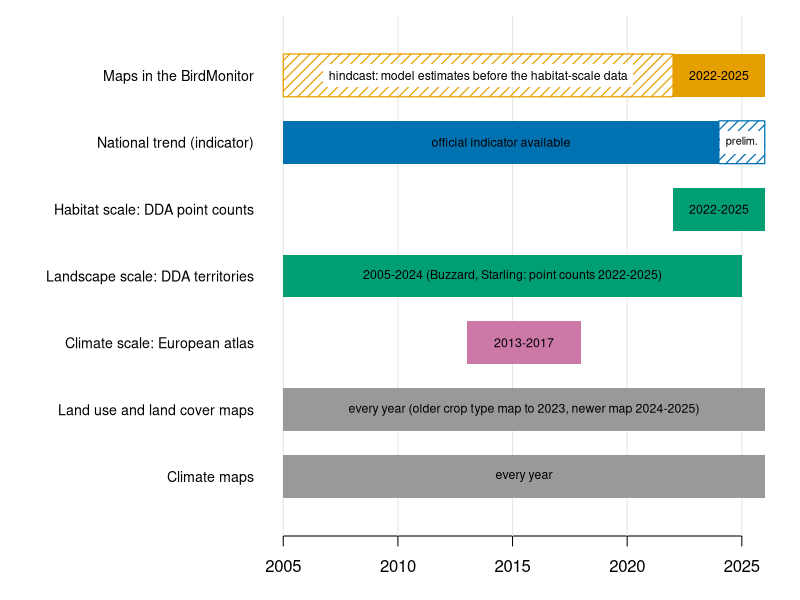

Recreate this plot in R.
## ---- chunk 1
knitr::opts_chunk$set(echo = FALSE, message = FALSE, warning = FALSE)
sp <- read.csv("../data/speciesCanonical.csv", stringsAsFactors = FALSE); sp <- sp[nzchar(trimws(sp$include)), ]; nSp <- nrow(sp)
formerly <- c("Curruca communis" = "Sylvia communis")   # genus changed; the old name is still in the BirdLife EBBA2 file and in older literature
old <- ifelse(sp$latin_name %in% names(formerly), paste0(", formerly *", formerly[sp$latin_name], "*"), "")
spList <- paste0(sp$english_name, " (*", sp$latin_name, "*", old, ")", collapse = ", ")
## ---- chunk 2
op <- par(mar = c(3.2, 13.2, 0.8, 0.8), xpd = FALSE)
rows <- c("Maps in the BirdMonitor", "National trend (indicator)", "Habitat scale: DDA point counts", "Landscape scale: DDA territories", "Climate scale: European atlas", "Land use and land cover maps", "Climate maps")
n <- length(rows); plot(NA, xlim = c(2005, 2026), ylim = c(0.4, n + 0.6), axes = FALSE, xlab = "", ylab = "")
axis(1, at = seq(2005, 2025, 5), labels = seq(2005, 2025, 5)); abline(v = seq(2005, 2025, 5), col = "grey90", lty = 1)
mtext(rows, side = 2, at = rev(seq_len(n)), las = 1, line = 0.5, cex = 0.85)
bar <- function(r, a, b, col, lab = NULL, border = NA, hatch = FALSE, cex = 0.74) { y <- n + 1 - r
  rect(a, y - 0.32, b, y + 0.32, col = if (hatch) border else col, border = border, density = if (hatch) 14 else NA, angle = 45, lwd = 1.2)
  if (!is.null(lab)) { if (hatch) { w <- strwidth(lab, cex = cex) / 2 + 0.25; rect((a + b) / 2 - w, y - 0.17, (a + b) / 2 + w, y + 0.17, col = "white", border = NA) }
    text((a + b) / 2, y, lab, cex = cex, col = "black") } }
cH <- "#e69f00"; cM <- "#0072b2"; cG <- "#999999"; cD <- "#009e73"; cP <- "#cc79a7"
bar(1, 2005, 2022, "white", "hindcast: model estimates before the habitat-scale data", border = cH, hatch = TRUE); bar(1, 2022, 2026, cH, "2022-2025")
bar(2, 2005, 2024, cM, "official indicator available"); bar(2, 2024, 2026, "white", "prelim.", border = cM, hatch = TRUE, cex = 0.66)
bar(3, 2022, 2026, cD, "2022-2025")
bar(4, 2005, 2025, cD, "2005-2024 (Buzzard, Starling: point counts 2022-2025)")
bar(5, 2013, 2018, cP, "2013-2017")
bar(6, 2005, 2026, cG, "every year (older crop type map to 2023, newer map 2024-2025)")
bar(7, 2005, 2026, cG, "every year")
par(op)
